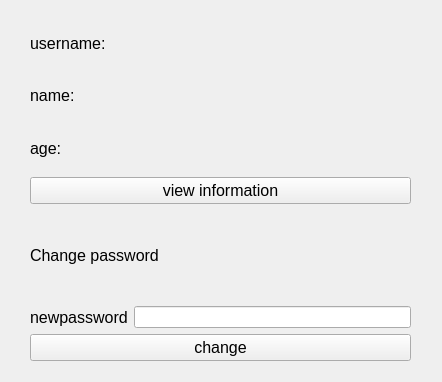
<?xml version="1.0" encoding="UTF-8"?>
<ui version="4.0">
 <class>infomember</class>
 <widget class="QWidget" name="infomember">
  <property name="geometry">
   <rect>
    <x>0</x>
    <y>0</y>
    <width>442</width>
    <height>382</height>
   </rect>
  </property>
  <property name="windowTitle">
   <string>Form</string>
  </property>
  <widget class="QWidget" name="">
   <property name="geometry">
    <rect>
     <x>30</x>
     <y>20</y>
     <width>381</width>
     <height>341</height>
    </rect>
   </property>
   <layout class="QVBoxLayout" name="verticalLayout_4">
    <item>
     <layout class="QHBoxLayout" name="horizontalLayout">
      <item>
       <layout class="QVBoxLayout" name="verticalLayout">
        <item>
         <widget class="QLabel" name="label_4">
          <property name="font">
           <font>
            <pointsize>12</pointsize>
           </font>
          </property>
          <property name="text">
           <string>username:</string>
          </property>
         </widget>
        </item>
        <item>
         <widget class="QLabel" name="label_5">
          <property name="font">
           <font>
            <pointsize>12</pointsize>
           </font>
          </property>
          <property name="text">
           <string>name:</string>
          </property>
         </widget>
        </item>
        <item>
         <widget class="QLabel" name="label_6">
          <property name="font">
           <font>
            <pointsize>12</pointsize>
           </font>
          </property>
          <property name="text">
           <string>age:</string>
          </property>
         </widget>
        </item>
       </layout>
      </item>
      <item>
       <layout class="QVBoxLayout" name="verticalLayout_2">
        <item>
         <widget class="QLabel" name="labelusername">
          <property name="font">
           <font>
            <pointsize>12</pointsize>
           </font>
          </property>
          <property name="text">
           <string/>
          </property>
         </widget>
        </item>
        <item>
         <widget class="QLabel" name="labelname">
          <property name="font">
           <font>
            <pointsize>12</pointsize>
           </font>
          </property>
          <property name="text">
           <string/>
          </property>
         </widget>
        </item>
        <item>
         <widget class="QLabel" name="labelage">
          <property name="font">
           <font>
            <pointsize>12</pointsize>
           </font>
          </property>
          <property name="text">
           <string/>
          </property>
         </widget>
        </item>
       </layout>
      </item>
     </layout>
    </item>
    <item>
     <widget class="QPushButton" name="btnviewinfo">
      <property name="font">
       <font>
        <pointsize>12</pointsize>
       </font>
      </property>
      <property name="text">
       <string>view information</string>
      </property>
     </widget>
    </item>
    <item>
     <layout class="QVBoxLayout" name="verticalLayout_3">
      <item>
       <widget class="QLabel" name="label_8">
        <property name="font">
         <font>
          <pointsize>12</pointsize>
         </font>
        </property>
        <property name="text">
         <string>Change password</string>
        </property>
       </widget>
      </item>
      <item>
       <layout class="QHBoxLayout" name="horizontalLayout_2">
        <item>
         <widget class="QLabel" name="label_7">
          <property name="font">
           <font>
            <pointsize>12</pointsize>
           </font>
          </property>
          <property name="text">
           <string>newpassword</string>
          </property>
         </widget>
        </item>
        <item>
         <widget class="QLineEdit" name="txtnewpassword"/>
        </item>
       </layout>
      </item>
      <item>
       <widget class="QPushButton" name="btnchange">
        <property name="font">
         <font>
          <pointsize>12</pointsize>
         </font>
        </property>
        <property name="text">
         <string>change</string>
        </property>
       </widget>
      </item>
     </layout>
    </item>
   </layout>
  </widget>
 </widget>
 <resources/>
 <connections/>
</ui>
